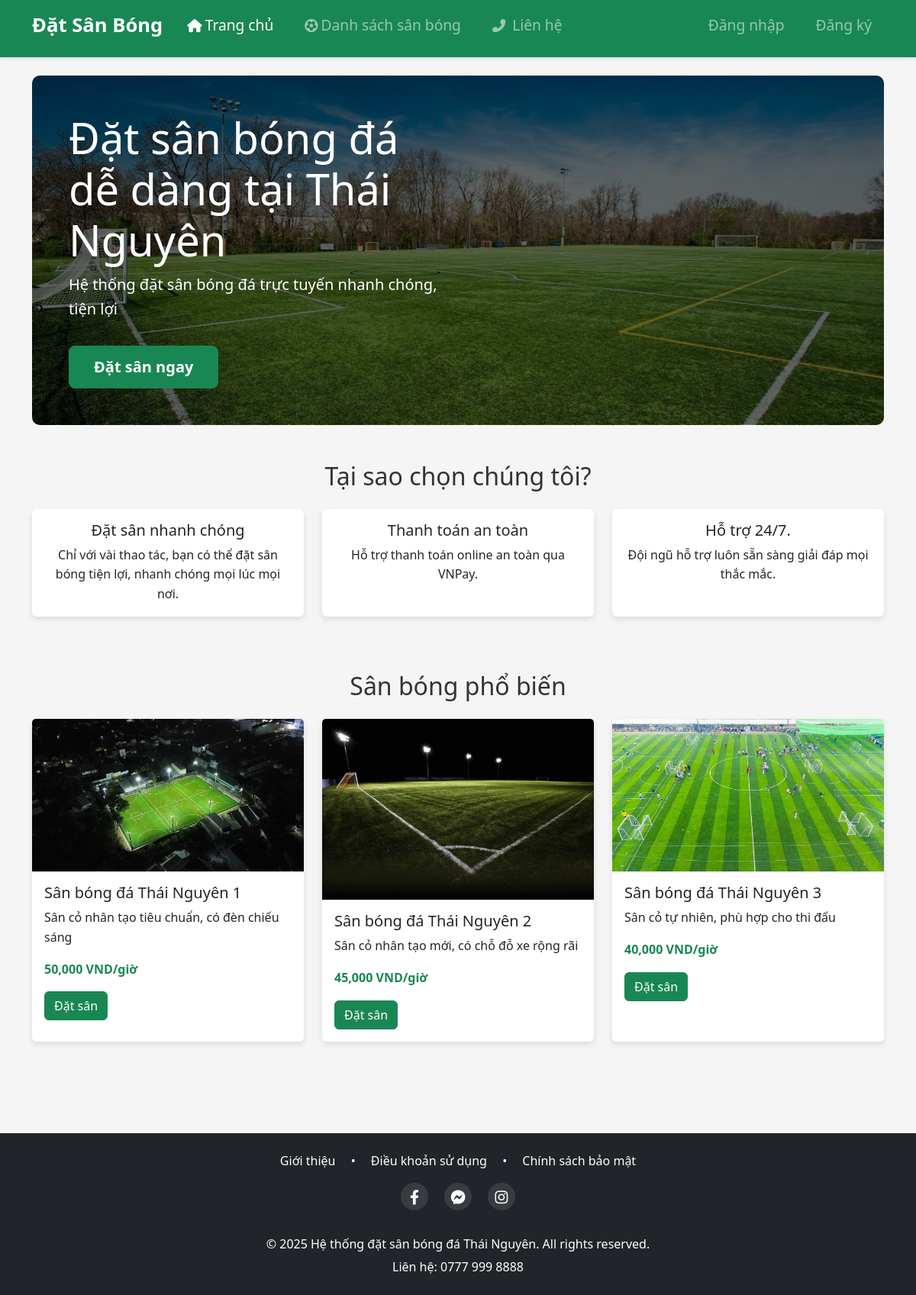
The page / on the database its author committed.
### tables this page shows
CREATE TABLE pitches (
            id INTEGER PRIMARY KEY AUTOINCREMENT,
            name TEXT NOT NULL,
            address TEXT NOT NULL,
            phone TEXT NOT NULL,
            price INTEGER NOT NULL,
            image TEXT,
            description TEXT,
            is_active BOOLEAN DEFAULT 1,
            created_at TIMESTAMP DEFAULT CURRENT_TIMESTAMP
        );

### main.py (the view)
@app.route('/')
def home():
    pitches = get_pitches()[:3]  # Show only 3 pitches on home page
    return render_template('home.html', popular_pitches=pitches)

### database.py (called while the page is built)
def get_db():
    conn = sqlite3.connect('football_booking.db')
    conn.row_factory = sqlite3.Row
    return conn

def get_pitches():
    conn = get_db()
    pitches = conn.execute('SELECT * FROM pitches ORDER BY name').fetchall()
    conn.close()
    return pitches

### templates/home.html (shortened to what this page needs)
{% extends "base.html" %}
{% block head %}
<link rel="stylesheet" href="{{ url_for('static', filename='css/home.css') }}">
{% endblock %}
{% block content %}
<div class="hero-section bg-light p-5 rounded-lg mb-5">
    <div class="row align-items-center">
        <div class="col-md-6">
            <h1 class="display-4">Đặt sân bóng đá dễ dàng tại Thái Nguyên</h1>
            <p class="lead">Hệ thống đặt sân bóng đá trực tuyến nhanh chóng, tiện lợi</p>
            <a href="{{ url_for('pitches') }}" class="btn btn-success btn-lg">Đặt sân ngay</a>
        </div>
    </div>
</div>
<div class="feature-section mb-5">
    <h2 class="text-center mb-4">Tại sao chọn chúng tôi?</h2>
    <div class="row text-center">
        <div class="col-md-4 mb-4">
            <div class="card h-100">
                <div class="card-body">
                    <h5 class="card-title">Đặt sân nhanh chóng</h5>
                    <p class="card-text">Chỉ với vài thao tác, bạn có thể đặt sân bóng tiện lợi, nhanh chóng mọi lúc mọi nơi.</p>
                </div>
            </div>
        </div>
        <div class="col-md-4 mb-4">
            <div class="card h-100">
                <div class="card-body">
                    <h5 class="card-title">Thanh toán an toàn</h5>
                    <p class="card-text">Hỗ trợ thanh toán online an toàn qua VNPay.</p>
                </div>
            </div>
        </div>
        <div class="col-md-4 mb-4">
            <div class="card h-100">
                <div class="card-body">
                    <h5 class="card-title">Hỗ trợ 24/7.</h5>
                    <p class="card-text">Đội ngũ hỗ trợ luôn sẵn sàng giải đáp mọi thắc mắc.</p>
                </div>
            </div>
        </div>
    </div>
</div>
<div class="popular-pitches mb-5">
    <h2 class="text-center mb-4">Sân bóng phổ biến</h2>
    <div class="row">
        {% for pitch in popular_pitches %}
        <div class="col-md-4 mb-4">
            <div class="card h-100">
                <img src="{{ url_for('static', filename='images/' + pitch['image']) }}" class="card-img-top" alt="{{ pitch['name'] }}">
                <div class="card-body">
                    <h5 class="card-title">{{ pitch['name'] }}</h5>
                    <p class="card-text">{{ pitch['description'] }}</p>
                    <p class="text-success fw-bold">{{ "{:,.0f}".format(pitch['price']) }} VND/giờ</p>
                    <a href="{{ url_for('book', pitch_id=pitch['id']) }}" class="btn btn-success">Đặt sân</a>
                </div>
            </div>
        </div>
        {% endfor %}
    </div>
</div>
{% endblock %}

### templates/base.html (shortened to what this page needs)
<!DOCTYPE html>
<html lang="vi">
<head>
    <link href="https://cdn.jsdelivr.net/npm/bootstrap@5.1.3/dist/css/bootstrap.min.css" rel="stylesheet">
    <link href="https://cdn.jsdelivr.net/npm/bootstrap-icons@1.8.1/font/bootstrap-icons.css" rel="stylesheet">
    <link href="https://cdnjs.cloudflare.com/ajax/libs/bootstrap/5.3.0/css/bootstrap.min.css" rel="stylesheet">
    <link href="https://cdnjs.cloudflare.com/ajax/libs/font-awesome/6.4.0/css/all.min.css" rel="stylesheet">
    <link href="{{ url_for('static', filename='css/base.css') }}" rel="stylesheet">
    {% block head %}{% endblock %}
</head>
<body>
    <nav class="navbar navbar-expand-lg navbar-dark bg-success">
        <div class="container">
            <a class="navbar-brand" href="{{ url_for('home') }}">Đặt Sân Bóng</a>
            <div class="collapse navbar-collapse" id="navbarNav">
                <ul class="navbar-nav me-auto">
                    <li class="nav-item">
                        <a class="nav-link" href="{{ url_for('home') }}">
                            <i class="fas fa-home me-1"></i>Trang chủ</a>
                    </li>
                    <li class="nav-item">
                        <a class="nav-link" href="{{ url_for('pitches') }}">
                            <i class="fas fa-futbol me-1"></i>Danh sách sân bóng</a>
                    </li>
                    <li class="nav-item">
                        <a class="nav-link" href="{{ url_for('contact') }}">
                            <i class="fas fa-phone-alt me-1"></i> Liên hệ</a>
                    </li>
                </ul>
                <ul class="navbar-nav">
                    {% if 'user_id' in session %}
                        <li class="nav-item">
                            <a class="nav-link" href="{{ url_for('profile') }}">Xin chào, {{ session['user_name'] }}</a>
                        </li>
                        {% if session.get('is_admin') %}
                            <li class="nav-item">
                                <a class="nav-link" href="{{ url_for('admin_dashboard') }}">Quản trị</a>
                            </li>
                        {% endif %}
                        <li class="nav-item">
                            <a class="nav-link" href="{{ url_for('logout') }}">Đăng xuất</a>
                        </li>
                    {% else %}
                        <li class="nav-item">
                            <a class="nav-link" href="{{ url_for('login') }}">Đăng nhập</a>
                        </li>
                        <li class="nav-item">
                            <a class="nav-link" href="{{ url_for('register') }}">Đăng ký</a>
                        </li>
                    {% endif %}
                </ul>
            </div>
        </div>
    </nav>
    <div class="container mt-4">
        {% block content %}{% endblock %}
    </div>
    <footer class="bg-dark text-white mt-5 py-4">
        <div class="container">
            <div class="row justify-content-center">
                <div class="col-12 text-center">
                    <ul class="list-inline mb-3">
                        <li class="list-inline-item"><a href="#" class="text-white">Giới thiệu</a></li>
                        <li class="list-inline-item"><span class="mx-2">•</span></li>
                        <li class="list-inline-item"><a href="#" class="text-white">Điều khoản sử dụng</a></li>
                        <li class="list-inline-item"><span class="mx-2">•</span></li>
                        <li class="list-inline-item"><a href="#" class="text-white">Chính sách bảo mật</a></li>
                    </ul>
                </div>
                <div class="social-icons mb-3">
                    <a href="#" class="text-white mx-2"><i class="fab fa-facebook-f"></i></a>
                    <a href="#" class="text-white mx-2"><i class="fab fa-facebook-messenger"></i></a>
                    <a href="#" class="text-white mx-2"><i class="fab fa-instagram"></i></a>
                </div>
            </div>
            <div class="text-center pt-3">
                <p class="mb-1">© 2025 Hệ thống đặt sân bóng đá Thái Nguyên. All rights reserved.</p>
                <p class="mb-0">Liên hệ: 0777 999 8888</p>
            </div>
        </div>
    </footer>
</body>
</html>

### static/css/base.css (style rules this page uses)
:root { --primary-color: #28a745; --secondary-color: #6c757d; --light-color: #f8f9fa; --dark-color: #343a40; }
html { height: 100%; }
body { font-family: 'Segoe UI', Tahoma, Geneva, Verdana, sans-serif; line-height: 1.6; color: #333; background-color: #f5f5f5; min-height: 100%; display: flex; flex-direction: column; }
.container.mt-4 { flex: 1; }
footer { background-color: var(--dark-color) !important; text-align: center; }
footer a { color: #fff !important; transition: opacity 0.3s; }
.social-icons { font-size: 1.2rem; }
.social-icons a { display: inline-flex; align-items: center; justify-content: center; width: 36px; height: 36px; border-radius: 50%; background-color: rgba(255, 255, 255, 0.1); transition: background-color 0.3s; }
a { text-decoration: none; color: var(--primary-color); transition: color 0.3s; }
.navbar { box-shadow: 0 2px 4px rgba(0, 0, 0, 0.1); padding-bottom: 1rem; }
.navbar-brand { font-weight: 700; font-size: 1.6rem; }
.nav-link { font-size: 1.2rem; padding: 0.5rem 1rem !important; }
.navbar-brand i, .nav-link i { font-size: 0.9em; transition: transform 0.2s; }
.navbar-nav .nav-item { margin-right: 9px; }
.navbar-nav .nav-item:last-child { margin-right: 0; }
.card { border: none; box-shadow: 0 4px 8px rgba(0, 0, 0, 0.1); transition: transform 0.3s, box-shadow 0.3s; }

### static/css/home.css (style rules this page uses)
.hero-section { background: linear-gradient(rgba(0, 0, 0, 0.6), rgba(0, 0, 0, 0.6)), url('../images/default.jpg'); background-size: cover; background-position: center; color: white; padding: 5rem 0; border-radius: 10px; }
.hero-section .btn { margin-top: 1rem; padding: 0.75rem 2rem; font-weight: bold; }

### rows shown on the page
pitches: image (picture), name "Sân bóng đá Thái Nguyên 1", description "Sân cỏ nhân tạo tiêu chuẩn, có đèn chiếu sáng", price "50,000"
pitches: image (picture), name "Sân bóng đá Thái Nguyên 2", description "Sân cỏ nhân tạo mới, có chỗ đỗ xe rộng rãi", price "45,000"
pitches: image (picture), name "Sân bóng đá Thái Nguyên 3", description "Sân cỏ tự nhiên, phù hợp cho thi đấu", price "40,000"
